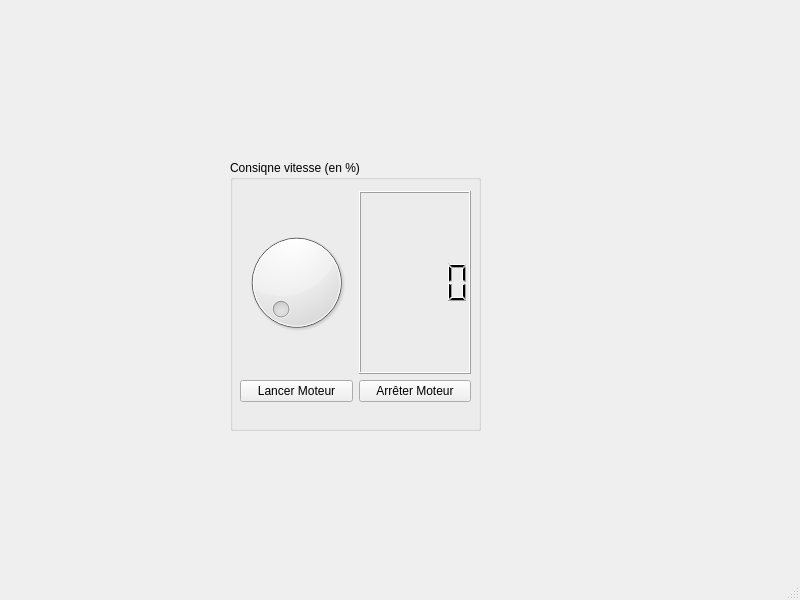
<?xml version="1.0" encoding="UTF-8"?>
<ui version="4.0">
 <class>Equilibreuse</class>
 <widget class="QMainWindow" name="Equilibreuse">
  <property name="geometry">
   <rect>
    <x>0</x>
    <y>0</y>
    <width>800</width>
    <height>600</height>
   </rect>
  </property>
  <property name="windowTitle">
   <string>Equilibreuse</string>
  </property>
  <widget class="QWidget" name="centralwidget">
   <widget class="QWidget" name="centralwidget_2" native="true">
    <property name="geometry">
     <rect>
      <x>230</x>
      <y>150</y>
      <width>271</width>
      <height>291</height>
     </rect>
    </property>
    <widget class="QGroupBox" name="groupBox">
     <property name="geometry">
      <rect>
       <x>0</x>
       <y>10</y>
       <width>251</width>
       <height>271</height>
      </rect>
     </property>
     <property name="title">
      <string>Consiqne vitesse (en %)</string>
     </property>
     <widget class="QWidget" name="">
      <property name="geometry">
       <rect>
        <x>10</x>
        <y>31</y>
        <width>231</width>
        <height>211</height>
       </rect>
      </property>
      <layout class="QVBoxLayout" name="verticalLayout">
       <item>
        <layout class="QHBoxLayout" name="horizontalLayout">
         <item>
          <widget class="QDial" name="dial_ConsigneVitesse"/>
         </item>
         <item>
          <widget class="QLCDNumber" name="lcdNumber_Consigne"/>
         </item>
        </layout>
       </item>
       <item>
        <layout class="QHBoxLayout" name="horizontalLayout_2">
         <item>
          <widget class="QPushButton" name="pushButton_Lancer">
           <property name="text">
            <string>Lancer Moteur</string>
           </property>
          </widget>
         </item>
         <item>
          <widget class="QPushButton" name="pushButton_Arreter">
           <property name="text">
            <string>Arrêter Moteur</string>
           </property>
          </widget>
         </item>
        </layout>
       </item>
      </layout>
     </widget>
    </widget>
   </widget>
  </widget>
  <widget class="QMenuBar" name="menubar">
   <property name="geometry">
    <rect>
     <x>0</x>
     <y>0</y>
     <width>800</width>
     <height>21</height>
    </rect>
   </property>
  </widget>
  <widget class="QStatusBar" name="statusbar"/>
 </widget>
 <resources/>
 <connections>
  <connection>
   <sender>dial_ConsigneVitesse</sender>
   <signal>sliderMoved(int)</signal>
   <receiver>lcdNumber_Consigne</receiver>
   <slot>display(int)</slot>
   <hints>
    <hint type="sourcelabel">
     <x>313</x>
     <y>289</y>
    </hint>
    <hint type="destinationlabel">
     <x>436</x>
     <y>273</y>
    </hint>
   </hints>
  </connection>
 </connections>
</ui>
